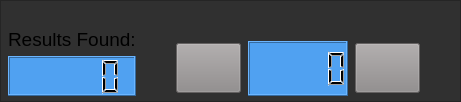
                   <widget class="QFrame" name="search_results_index_frame">
                    <property name="styleSheet">
                     <string notr="true">background-color: rgb(48, 48, 48);</string>
                    </property>
                    <property name="frameShape">
                     <enum>QFrame::StyledPanel</enum>
                    </property>
                    <property name="frameShadow">
                     <enum>QFrame::Raised</enum>
                    </property>
                    <layout class="QGridLayout" name="gridLayout_73">
                     <property name="leftMargin">
                      <number>7</number>
                     </property>
                     <property name="topMargin">
                      <number>0</number>
                     </property>
                     <property name="rightMargin">
                      <number>0</number>
                     </property>
                     <property name="bottomMargin">
                      <number>5</number>
                     </property>
                     <property name="spacing">
                      <number>0</number>
                     </property>
                     <item row="0" column="1">
                      <spacer name="horizontalSpacer_6">
                       <property name="orientation">
                        <enum>Qt::Horizontal</enum>
                       </property>
                       <property name="sizeHint" stdset="0">
                        <size>
                         <width>40</width>
                         <height>20</height>
                        </size>
                       </property>
                      </spacer>
                     </item>
                     <item row="0" column="3">
                      <spacer name="horizontalSpacer_7">
                       <property name="orientation">
                        <enum>Qt::Horizontal</enum>
                       </property>
                       <property name="sizeHint" stdset="0">
                        <size>
                         <width>40</width>
                         <height>20</height>
                        </size>
                       </property>
                      </spacer>
                     </item>
                     <item row="0" column="2">
                      <layout class="QGridLayout" name="gridLayout_74">
                       <property name="horizontalSpacing">
                        <number>7</number>
                       </property>
                       <item row="1" column="0">
                        <widget class="QPushButton" name="prev_pushButton">
                         <property name="minimumSize">
                          <size>
                           <width>65</width>
                           <height>50</height>
                          </size>
                         </property>
                         <property name="styleSheet">
                          <string notr="true">QPushButton{
	background-color: rgb(140, 136, 136)
}
QPushButton:hover{
	background-color: rgb(107, 107, 107)
}</string>
                         </property>
                         <property name="text">
                          <string/>
                         </property>
                         <property name="icon">
                          <iconset>
                           <normaloff>../../Password Manager 2.0.0 lte/icons/prev-icon.svg</normaloff>../../Password Manager 2.0.0 lte/icons/prev-icon.svg</iconset>
                         </property>
                         <property name="iconSize">
                          <size>
                           <width>40</width>
                           <height>40</height>
                          </size>
                         </property>
                        </widget>
                       </item>
                       <item row="1" column="1">
                        <widget class="QLCDNumber" name="current_index_lcdNumber">
                         <property name="minimumSize">
                          <size>
                           <width>100</width>
                           <height>55</height>
                          </size>
                         </property>
                         <property name="styleSheet">
                          <string notr="true">background-color: rgb(80, 161, 241);</string>
                         </property>
                        </widget>
                       </item>
                       <item row="1" column="2">
                        <widget class="QPushButton" name="next_pushButton">
                         <property name="minimumSize">
                          <size>
                           <width>65</width>
                           <height>50</height>
                          </size>
                         </property>
                         <property name="styleSheet">
                          <string notr="true">QPushButton{
	background-color: rgb(140, 136, 136)
}
QPushButton:hover{
	background-color: rgb(107, 107, 107)
}</string>
                         </property>
                         <property name="text">
                          <string/>
                         </property>
                         <property name="icon">
                          <iconset>
                           <normaloff>../../Password Manager 2.0.0 lte/icons/next-icon.svg</normaloff>../../Password Manager 2.0.0 lte/icons/next-icon.svg</iconset>
                         </property>
                         <property name="iconSize">
                          <size>
                           <width>40</width>
                           <height>40</height>
                          </size>
                         </property>
                        </widget>
                       </item>
                       <item row="0" column="1">
                        <spacer name="verticalSpacer_17">
                         <property name="orientation">
                          <enum>Qt::Vertical</enum>
                         </property>
                         <property name="sizeHint" stdset="0">
                          <size>
                           <width>20</width>
                           <height>40</height>
                          </size>
                         </property>
                        </spacer>
                       </item>
                      </layout>
                     </item>
                     <item row="0" column="0">
                      <layout class="QFormLayout" name="formLayout_4">
                       <property name="fieldGrowthPolicy">
                        <enum>QFormLayout::AllNonFixedFieldsGrow</enum>
                       </property>
                       <property name="labelAlignment">
                        <set>Qt::AlignBottom|Qt::AlignHCenter</set>
                       </property>
                       <property name="formAlignment">
                        <set>Qt::AlignBottom|Qt::AlignLeading|Qt::AlignLeft</set>
                       </property>
                       <property name="horizontalSpacing">
                        <number>0</number>
                       </property>
                       <property name="verticalSpacing">
                        <number>5</number>
                       </property>
                       <property name="bottomMargin">
                        <number>0</number>
                       </property>
                       <item row="2" column="1">
                        <widget class="QLCDNumber" name="results_found_lcdnumber">
                         <property name="minimumSize">
                          <size>
                           <width>45</width>
                           <height>40</height>
                          </size>
                         </property>
                         <property name="styleSheet">
                          <string notr="true">background-color: rgb(80, 161, 241);</string>
                         </property>
                        </widget>
                       </item>
                       <item row="0" column="1">
                        <widget class="QLabel" name="results_found_text">
                         <property name="font">
                          <font>
                           <pointsize>14</pointsize>
                          </font>
                         </property>
                         <property name="text">
                          <string>Results Found:</string>
                         </property>
                         <property name="alignment">
                          <set>Qt::AlignJustify|Qt::AlignTop</set>
                         </property>
                        </widget>
                       </item>
                      </layout>
                     </item>
                    </layout>
                   </widget>
